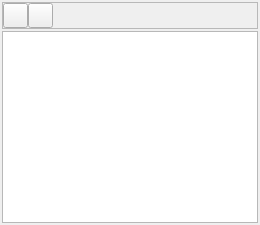
      <widget class="QWidget" name="tabRemote">
       <attribute name="icon">
        <iconset resource="../resources.qrc">
         <normaloff>:/icon/remote.svg</normaloff>:/icon/remote.svg</iconset>
       </attribute>
       <attribute name="title">
        <string>Remote</string>
       </attribute>
       <layout class="QVBoxLayout" name="verticalLayout_4">
        <property name="spacing">
         <number>2</number>
        </property>
        <property name="leftMargin">
         <number>2</number>
        </property>
        <property name="topMargin">
         <number>2</number>
        </property>
        <property name="rightMargin">
         <number>2</number>
        </property>
        <property name="bottomMargin">
         <number>2</number>
        </property>
        <item>
         <widget class="QFrame" name="frame_7">
          <property name="frameShape">
           <enum>QFrame::StyledPanel</enum>
          </property>
          <property name="frameShadow">
           <enum>QFrame::Raised</enum>
          </property>
          <layout class="QHBoxLayout" name="horizontalLayout_16">
           <property name="spacing">
            <number>0</number>
           </property>
           <property name="leftMargin">
            <number>0</number>
           </property>
           <property name="topMargin">
            <number>0</number>
           </property>
           <property name="rightMargin">
            <number>0</number>
           </property>
           <property name="bottomMargin">
            <number>0</number>
           </property>
           <item>
            <widget class="QToolButton" name="toolButton">
             <property name="minimumSize">
              <size>
               <width>25</width>
               <height>25</height>
              </size>
             </property>
             <property name="maximumSize">
              <size>
               <width>20</width>
               <height>16777215</height>
              </size>
             </property>
             <property name="text">
              <string/>
             </property>
             <property name="icon">
              <iconset resource="../resources.qrc">
               <normaloff>:/icon/add.svg</normaloff>:/icon/add.svg</iconset>
             </property>
            </widget>
           </item>
           <item>
            <widget class="QToolButton" name="toolButton_2">
             <property name="sizePolicy">
              <sizepolicy hsizetype="Fixed" vsizetype="Fixed">
               <horstretch>0</horstretch>
               <verstretch>0</verstretch>
              </sizepolicy>
             </property>
             <property name="minimumSize">
              <size>
               <width>25</width>
               <height>25</height>
              </size>
             </property>
             <property name="text">
              <string/>
             </property>
             <property name="icon">
              <iconset resource="../resources.qrc">
               <normaloff>:/icon/remove.svg</normaloff>:/icon/remove.svg</iconset>
             </property>
            </widget>
           </item>
           <item>
            <spacer name="horizontalSpacer_2">
             <property name="orientation">
              <enum>Qt::Horizontal</enum>
             </property>
             <property name="sizeHint" stdset="0">
              <size>
               <width>40</width>
               <height>20</height>
              </size>
             </property>
            </spacer>
           </item>
          </layout>
         </widget>
        </item>
        <item>
         <widget class="QTableView" name="tableViewRemoteList">
          <property name="horizontalScrollMode">
           <enum>QAbstractItemView::ScrollPerPixel</enum>
          </property>
         </widget>
        </item>
       </layout>
      </widget>
